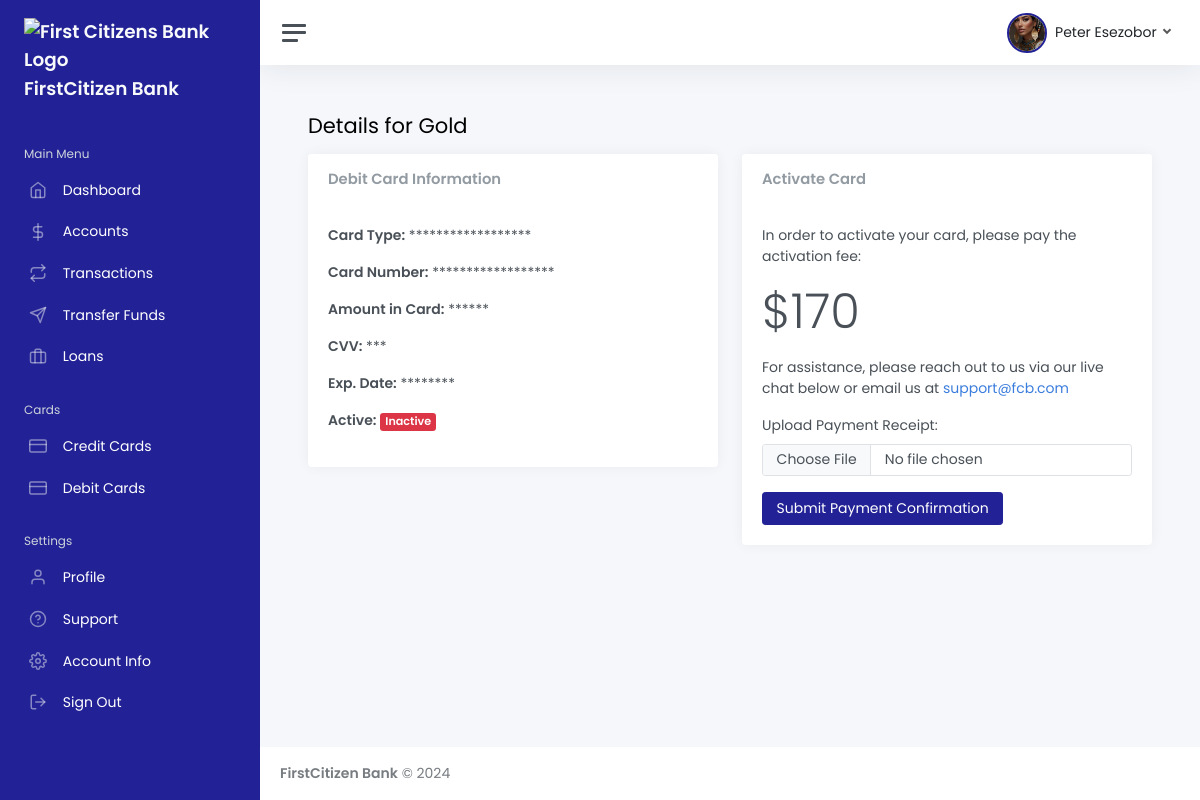
The page /dashboard/cards/debit/47/ (signed in) on the database its author committed.
### app/models.py (models this page shows, shortened)
class CustomUser(AbstractBaseUser, PermissionsMixin):
    EMPLOYMENT_STATUS = [
        ("Employed", "Employed"),
        ("Self-employed", "Self-employed"),
        ("Unemployed", "Unemployed"),
        ("Retired", "Retired"),
    ]
    EMPLOYMENT_TYPE = [
        ("Full-time", "Full-time"),
        ("Part-time", "Part-time"),
        ("Contract", "Contract"),
        ("Temporary", "Temporary"),
    ]
    PREFERRED_ACCOUNT_TYPE = [
        ('CHECKING', 'Checking'),
        ('SAVINGS', 'SAVINGS'),
        ('MONEY MARKET', 'MONEY MARKET'),
        ('CD', 'Certificate of Deposit (CD)'),
    ]
    PREFERRED_ID_TYPE = [
        ("Driver Licence", 'Driver Licence'),
        ("National ID", 'National ID'),
        ("Passport", 'Passport'),
    ]
    GENDER_CHOICES = [
        ("Male", 'Male'),
        ("Female", 'Female'),
    ]
    MARITAL_CHOICES = [
        ("Married", 'Married'),
        ("Single", 'Single'),
        ("Divorced", 'Divorced'),
    ]
    can_apply_for_loans = models.BooleanField(default=False)
    can_apply_for_account = models.BooleanField(default=True)
    user_account_is_active = models.BooleanField(default=True)
    user_account_is_temporarily_inactive = models.BooleanField(default=False)
    marital_status = models.CharField(max_length=100, choices=MARITAL_CHOICES, blank=True, null=True)
    number_of_dependents = models.IntegerField(blank=True, null=True) # Number of Children
    otp_code =  models.CharField(max_length=100, blank=True, null=True)
    email = models.EmailField(_('email address'), unique=True)
    first_name = models.CharField(max_length=50, blank=False)  # Required
    last_name = models.CharField(max_length=50, blank=False)   # Required
    phone_number = models.CharField(max_length=15, unique=True, blank=False)  # Required
    ssn = models.CharField(max_length=500, blank=True, null=True)
    tax_identity_number = models.CharField(max_length=500, blank=True, null=True)
    date_of_birth = models.DateField(blank=True, null=True)
    bank_id = models.CharField(max_length=10, unique=True, blank=True, null=True)
    created_at = models.DateTimeField(auto_now_add=True)
    preferred_account_type = models.CharField(max_length=100, choices=PREFERRED_ACCOUNT_TYPE, blank=True, null=True)
    profile_image = models.FileField(upload_to="profile/images", blank=True, null=True)
    employment_status = models.CharField(max_length=100, choices=EMPLOYMENT_STATUS, blank=True, null=True)
    employer_name = models.CharField(max_length=200, blank=True, null=True)
    employer_phone = models.CharField(max_length=200, blank=True, null=True)
    employment_type = models.CharField(max_length=200, blank=True, null=True, choices=EMPLOYMENT_TYPE)
    job_title = models.CharField(max_length=200, blank=True, null=True)
    job_start_date = models.DateField(blank=True, null=True)
    job_end_date = models.DateField(blank=True, null=True)
    annual_income = models.CharField(max_length=300, blank=True, null=True)
    proof_of_employment = models.FileField(upload_to="identity/proof", blank=True, null=True)
    proof_of_income = models.FileField(upload_to="identity/proof", blank=True, null=True)
    address = models.TextField(blank=True, null=True)
    city = models.CharField(max_length=100, blank=True, null=True)
    state = models.CharField(max_length=100, blank=True, null=True)
    country = models.CharField(max_length=100, blank=True, null=True)
    is_usa_citizen = models.CharField(max_length=100, blank=True, null=True, default=False)
    postal_code = models.CharField(max_length=100, blank=True, null=True)
    gender =  models.CharField(max_length=100, blank=True, null=True, choices=GENDER_CHOICES, default="Male")
    dob = models.DateField(blank=True, null=True)
    government_id_type = models.CharField(max_length=200, blank=True, null=True, default=PREFERRED_ID_TYPE)
    government_id_number = models.CharField(max_length=200, blank=True, null=True)
    front_id_image = models.FileField(upload_to="identity/images", blank=True, null=True)
    back_id_image = models.FileField(upload_to="identity/images", blank=True, null=True)
    citizenship_status = models.CharField(max_length=50, choices=[
        ('US Citizen', 'US Citizen'),
        ('Non-US Citizen', 'Non-US Citizen')
    ], default='Non-US Citizen')
    date_joined = models.DateTimeField(default=timezone.now)
    is_active = models.BooleanField(default=True)
    is_staff = models.BooleanField(default=False)
    objects = CustomUserManager()
    USERNAME_FIELD = 'email'
    REQUIRED_FIELDS = ['first_name', 'last_name', 'phone_number']
    @property
    def get_profile_image_url(self):
        if self.profile_image:
            if self.profile_image.url.startswith("https"):
                return self.profile_image.url
            else:
                return "http://localhost:8000" + self.profile_image.url
        else:
            return 'https://res.cloudinary.com/daf9tr3lf/image/upload/v1725024497/undraw_profile_male_oovdba.svg'
    @property
    def get_user_fullname(self):
        return str(self.first_name).capitalize() + " " + str(self.last_name).capitalize()
    class Meta:
        verbose_name_plural = "Users"
        verbose_name = "User"

class Card(models.Model):
    CARD_TYPES = [
        ('MasterCard', 'MasterCard'),
        ('Verve', 'Verve'),
        ('Visa', 'Visa'),
        ('Gold', 'Gold'),
        ('Platinum', 'Platinum'),
    ]
    CARD_CATEGORY = [
        ("Credit", "Credit"),
        ("Debit", "Debit"),
    ]
    CARD_STATE = [
        ("Created", "Created"),
        ("Connected", "Connected"),
    ]
    user = models.ForeignKey(CustomUser, on_delete=models.CASCADE)
    account = models.ForeignKey(Account, related_name='cards', on_delete=models.SET_NULL, null=True, blank=True)
    state =  models.CharField(max_length=200, blank=True, null=True, choices=CARD_STATE)
    card_number = models.CharField(max_length=200, blank=True, null=True)
    card_type = models.CharField(max_length=200, blank=True, null=True)
    card_category = models.CharField(max_length=200, blank=True, null=True)
    cvv = models.CharField(max_length=30, blank=True, null=True)
    expiration_date = models.DateField(blank=True, null=True)
    name_in_card = models.CharField(max_length=200, blank=True, null=True)
    is_real_card = models.BooleanField(default=False)
    month_and_year_of_expiration = models.CharField(max_length=100, blank=True, null=True)
    confirmation_receipt = models.FileField(upload_to='receipts/', null=True, blank=True)
    amount_in_card = models.IntegerField(default=0)
    card_passcode = models.CharField(max_length=100, blank=True, null=True)
    activated = models.BooleanField(default=False)
    card_activation_fee = models.IntegerField(default=100)
    applied_for_activation = models.BooleanField(default=False)
    card_expiration = models.CharField(max_length=100, blank=True, null=True)
    created_at = models.DateTimeField(auto_now_add=True)
    class Meta:
        verbose_name_plural = "Cards"
        verbose_name = "Card"

### app/views.py (the view)
# urls.py: path('dashboard/cards/debit/<int:pk>/', debit_card_detail, name="debit_card_detail"),
@login_required
def debit_card_detail(request, pk):
    inactive_redirect = go_to_inactive_state(request)
    if inactive_redirect:
        return inactive_redirect  # Return the redirect response
    notifications = Notification.objects.filter(user=request.user).order_by("-id")[:5]
    read_notifications = Notification.objects.filter(user=request.user).filter(is_read=True).order_by("-id")[:5]
    card = Card.objects.get(pk=pk)
    return render(request, 'dashboard/major/debit/card_detail.html', {'card': card, "notifications": notifications, "notification_count": notifications.count(),})

### app/constants.py (called while the page is built)
def go_to_inactive_state(request):
    if not request.user.is_authenticated:
        return redirect("login")
    if not request.user.user_account_is_active:
        return redirect("account_is_inactive_view")

### app/templates/dashboard/major/debit/card_detail.html (shortened to what this page needs)
{% extends 'dashboard_base.html' %}
{% load static %}
{% block content %}
<main class="content">
    <div class="container-fluid p-0">
        <h1 class="h3 mb-3">Details for {{ card.card_type }}</h1>
        <div class="row">
            <div class="col-12 col-md-6">
                <div class="card">
                    <div class="card-header">
                        <h5 class="card-title mb-0">Debit Card Information</h5>
                    </div>
                    <div class="card-body">
                        {% if card.activated %}
                        <p><strong>Card Type:</strong> {{ card.card_type }}</p>
                        <p><strong>Card Number:</strong> {{ card.card_number }}</p>
                        <p><strong>CVV:</strong> {{ card.cvv }}</p>
                        <p><strong>Amount in Card:</strong> ${{ card.amount_in_card }}</p>
                        <p><strong>Exp. Date:</strong> {% if not card.is_real_card %}
                            {{ card.expiration_date }}
                            {% else %}
                            {{ card.card_expiration }}
                            {% endif %}
                        </p>
                        {% else %}
                        <p><strong>Card Type:</strong> ******************</p>
                        <p><strong>Card Number:</strong> ******************</p>
                        <p><strong>Amount in Card:</strong> ******</p>
                        <p><strong>CVV:</strong> ***</p>
                        <p><strong>Exp. Date:</strong> ********</p>
                        {% endif %}
                        <p><strong>Active:</strong>
                            <span class="badge {% if card.activated %} bg-success {% else %} bg-danger {% endif %}">
                                {% if card.activated %}
                                Active
                                {% else %}
                                Inactive
                                {% endif %}
                            </span>
                        </p>
                    </div>
                </div>
            </div>
            {% if not card.activated %}
            <div class="col-12 col-md-6">
                <div class="card">
                    <div class="card-header">
                        <h5 class="card-title mb-0">Activate Card</h5>
                    </div>
                    <div class="card-body">
                        {% if not card.activated %}
                        <div class="mb-3">In order to activate your card, please pay the activation fee:</div>
                        <div class="display-5 mb-3">${{ card.card_activation_fee }}</div>
                        {% if not card.applied_for_activation %}
                        <div class="">
                            {% include 'dashboard/_components/payment_placeholder.html' %}
                        </div>
                        <form method="POST" enctype="multipart/form-data"
                            action="{% url 'confirm_debit_card_payment' card.id %}">
                            <div class="mb-3">
                                <label for="receipt" class="form-label">Upload Payment Receipt:</label>
                                <input type="file" class="form-control" id="receipt" name="receipt" required>
                            </div>
                            <button type="submit" class="btn btn-primary">Submit Payment Confirmation</button>
                        </form>
                        {% else %}
                        <div>Your application is being processed. Please await activation.</div>
                        <div class="badge bg-warning">Pending</div>
                        {% endif %}
                        {% endif %}
                    </div>
                </div>
            </div>
            {% endif %}
        </div>
    </div>
</main>
{% endblock %}

### app/templates/dashboard/_components/navbar.html (shortened to what this page needs)
{% load static %}
<nav class="navbar navbar-expand navbar-light navbar-bg">
    <a class="sidebar-toggle js-sidebar-toggle">
        <i class="hamburger align-self-center"></i>
    </a>
    <div class="navbar-collapse collapse">
        <ul class="navbar-nav navbar-align">
            <li class="nav-item dropdown d-flex align-items-center">
                <a class="nav-link dropdown-toggle d-sm-inline-block" href="#" data-bs-toggle="dropdown">
                    <img src="{{user.get_profile_image_url}}" id="profileImageNav"
                        style="border-radius: 50%; border: 2px solid #222296; object-fit: cover;" class="avatar me-1"
                        alt="{{user.get_user_fullname}}" />
                    <span class="text-dark d-none d-sm-inline">
                        {{ user.get_user_fullname }}
                    </span>
                </a>
            </li>
        </ul>
    </div>
</nav>

### app/templates/dashboard_base.html (style rules this page uses)
body { font-family: "Poppins", serif !important; }
.btn-primary { background-color: rgb(34, 34, 150) !important; border: 1px solid rgb(34, 34, 150) !important; color: white !important; }

### rows shown on the page
CustomUser: get_profile_image_url (placeholder picture), get_user_fullname "Peter Esezobor"
Card: card_type "Gold", card_activation_fee "170"
